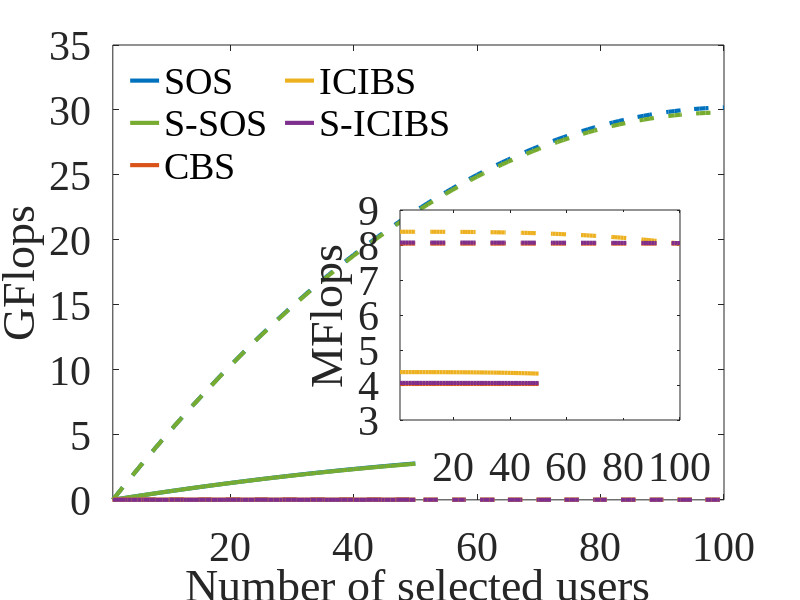
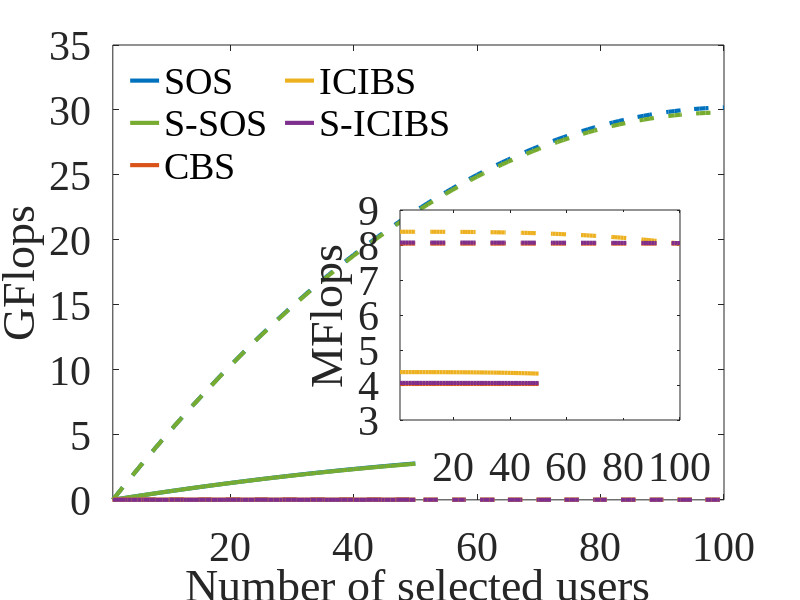
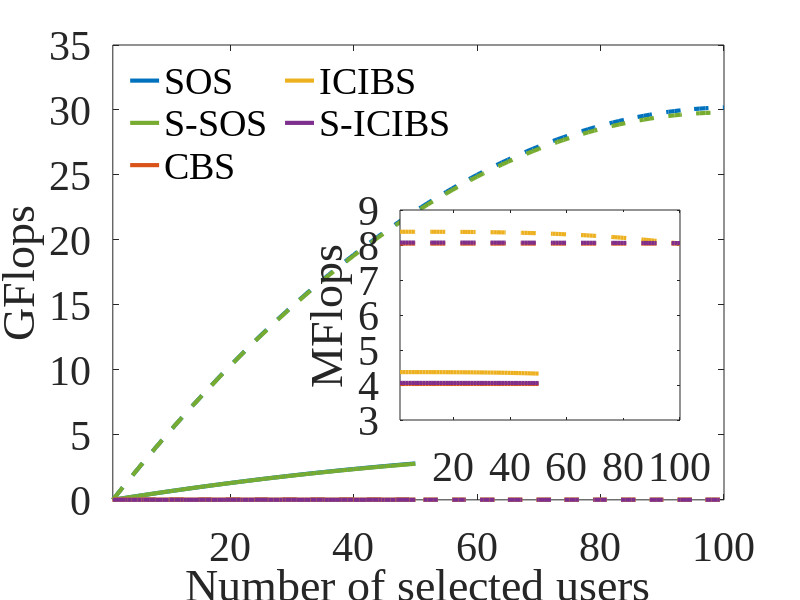

Write the MATLAB code that produced these figures, in order.
clear;
close all;
clc;

% Roots

root_save = 'C:\Users\RafaelChaves\Google Drive\UFRJ\PhD\Codes\user-scheduling-massive-mimo\Figures\Selection\Downlink\';

% SOS

A_sos = @(M,K,L) (M^3 + M^2 - M).*(L - 1).*(2*K - L) + (2*M - 1)*(K*L - L.*(L - 1))/2 + 2*M^2.*L.*(L - 1);
M_sos = @(M,K,L) 2*M^2.*(L - 1).*(2*M*K - M*L + L) + M*(2*K*L - L.*(L - 1));
D_sos = @(M,K,L) 2*M.*L;
S_sos = @(M,K,L) K*L - L.*(L - 1)/2;

% S-SOS

A_ssos = @(M,K,L) (M^3 + M^2 - M).*(L - 1).*(2*K - L) + (2*M - 1)*(K*L - L.*(L - 1))/2 + 4*M^2.*(L - 1);
M_ssos = @(M,K,L) 2*M^2.*(L - 1).*(2*M*K - M*L + 2) + M*(2*K*L - L.*(L - 1));
D_ssos = @(M,K,L) 2*M.*L;
S_ssos = @(M,K,L) K*L - L.*(L - 1)/2;

% CBS

A_cbs = @(M,K,L) (4*K^2*M + K*(K - 1)/2).*ones(1,length(L));
M_cbs = @(M,K,L) (4*K^2*M + K^2 - K).*ones(1,length(L));
D_cbs = @(M,K,L) 2*M.*K.*ones(1,length(L));
S_cbs = @(M,K,L) K*(K - 1)/2.*ones(1,length(L));

% ICIBS

A_icibs = @(M,K,L) 4*K^2*M + K*(K - 1)*(2*K + 5)/6 - L.*(L + 1).*(L - 1)/3;
M_icibs = @(M,K,L) (4*K^2*M + K^2 - K).*ones(1,length(L));
D_icibs = @(M,K,L) 2*M*K + K*(K + 1)/2 - L.*(L + 1)/2;
S_icibs = @(M,K,L) K*(K - 1)/2.*ones(1,length(L));

% Fast-ICIBS

A_sicibs = @(M,K,L) 4*K^2*M + K^2 - L.*(L + 1)/2;
M_sicibs = @(M,K,L) 4*K^2*M + K*(3*K - 1) - L.*(L + 1)/2;
D_sicibs = @(M,K,L) 2*M*K + K*(K + 1)/2 - L.*(L + 1)/2;
S_sicibs = @(M,K,L) K*(K - 1)/2.*ones(1,length(L));

M_1 = 50;
K_1 = 100;
L_1 = 1:50;

M_2 = 100;
K_2 = 100;
L_2 = 1:100;

flop_sos_1    = A_sos(M_1,K_1,L_1)    + M_sos(M_1,K_1,L_1)    + D_sos(M_1,K_1,L_1)    + S_sos(M_1,K_1,L_1);
flop_ssos_1   = A_ssos(M_1,K_1,L_1)   + M_ssos(M_1,K_1,L_1)   + D_ssos(M_1,K_1,L_1)   + S_ssos(M_1,K_1,L_1);
flop_cbs_1    = A_cbs(M_1,K_1,L_1)    + M_cbs(M_1,K_1,L_1)    + D_cbs(M_1,K_1,L_1)    + S_cbs(M_1,K_1,L_1);
flop_icibs_1  = A_icibs(M_1,K_1,L_1)  + M_icibs(M_1,K_1,L_1)  + D_icibs(M_1,K_1,L_1)  + S_icibs(M_1,K_1,L_1);
flop_sicibs_1 = A_sicibs(M_1,K_1,L_1) + M_sicibs(M_1,K_1,L_1) + D_sicibs(M_1,K_1,L_1) + S_sicibs(M_1,K_1,L_1);

flop_sos_2    = A_sos(M_2,K_2,L_2)    + M_sos(M_2,K_2,L_2)    + D_sos(M_2,K_2,L_2)    + S_sos(M_2,K_2,L_2);
flop_ssos_2   = A_ssos(M_2,K_2,L_2)   + M_ssos(M_2,K_2,L_2)   + D_ssos(M_2,K_2,L_2)   + S_ssos(M_2,K_2,L_2);
flop_cbs_2    = A_cbs(M_2,K_2,L_2)    + M_cbs(M_2,K_2,L_2)    + D_cbs(M_2,K_2,L_2)    + S_cbs(M_2,K_2,L_2);
flop_icibs_2  = A_icibs(M_2,K_2,L_2)  + M_icibs(M_2,K_2,L_2)  + D_icibs(M_2,K_2,L_2)  + S_icibs(M_2,K_2,L_2);
flop_sicibs_2 = A_sicibs(M_2,K_2,L_2) + M_sicibs(M_2,K_2,L_2) + D_sicibs(M_2,K_2,L_2) + S_sicibs(M_2,K_2,L_2);

% Ploting Figures

linewidth  = 3;
markersize = 10;
fontname   = 'Times New Roman';
fontsize   = 30;

marker    = {'o','s','^','v','x'};
linestyle = {'-','--',':'};

savefig = 1;
 
legend_algo = {'SOS','S-SOS','CBS','ICIBS','S-ICIBS'};

location_1 = 'northwest';
location_2 = 'northeast';
location_3 = 'southwest';
location_4 = 'southeast';

colours = [0.0000 0.4470 0.7410;
           0.8500 0.3250 0.0980;
           0.9290 0.6940 0.1250;
           0.4940 0.1840 0.5560;
           0.4660 0.6740 0.1880;
           0.3010 0.7450 0.9330;
           0.6350 0.0780 0.1840;
           0.0000 0.0000 0.0000];

figure;

set(gcf,'position',[0 0 800 600]);

plot(L_1,flop_sos_1*1e-9   ,'-' ,'color',colours(1,:),'linewidth',linewidth);
hold on;
plot(L_1,flop_ssos_1*1e-9  ,'-' ,'color',colours(5,:),'linewidth',linewidth);
plot(L_1,flop_cbs_1*1e-9   ,'-' ,'color',colours(2,:),'linewidth',linewidth);
plot(L_1,flop_icibs_1*1e-9 ,'-' ,'color',colours(3,:),'linewidth',linewidth);
plot(L_1,flop_sicibs_1*1e-9,'-' ,'color',colours(4,:),'linewidth',linewidth);
plot(L_2,flop_sos_2*1e-9   ,'--','color',colours(1,:),'linewidth',linewidth);
plot(L_2,flop_ssos_2*1e-9  ,'--','color',colours(5,:),'linewidth',linewidth);
plot(L_2,flop_cbs_2*1e-9   ,'--','color',colours(2,:),'linewidth',linewidth);
plot(L_2,flop_icibs_2*1e-9 ,'--','color',colours(3,:),'linewidth',linewidth);
plot(L_2,flop_sicibs_2*1e-9,'--','color',colours(4,:),'linewidth',linewidth);

ylabel('GFlops','fontname',fontname,'fontsize',fontsize);
xlabel('Number of selected users','fontname',fontname,'fontsize',fontsize);

legend(legend_algo,'fontname',fontname,'fontsize',fontsize,'location',location_1,'numcolumns',2);
legend box off;

set(gca,'fontname',fontname,'fontsize',fontsize);

xlim([1 max(L_2)]);

axes('position',[.5 .3 .35 .35]);
box on;

plot(L_1,flop_cbs_1*1e-6   ,'-' ,'color',colours(2,:),'linewidth',linewidth);
hold on;
plot(L_1,flop_icibs_1*1e-6 ,'-' ,'color',colours(3,:),'linewidth',linewidth);
plot(L_1,flop_sicibs_1*1e-6,'-' ,'color',colours(4,:),'linewidth',linewidth);
plot(L_2,flop_cbs_2*1e-6   ,'--','color',colours(2,:),'linewidth',linewidth);
plot(L_2,flop_icibs_2*1e-6 ,'--','color',colours(3,:),'linewidth',linewidth);
plot(L_2,flop_sicibs_2*1e-6,'--','color',colours(4,:),'linewidth',linewidth);

ylabel('MFlops','fontname',fontname,'fontsize',fontsize);

set(gca,'fontname',fontname,'fontsize',fontsize);

xlim([1 max(L_2)]);
ylim([3 9]);

if savefig == 1
    saveas(gcf,[root_save 'computational_complexity'],'fig');
    saveas(gcf,[root_save 'computational_complexity'],'png');
    saveas(gcf,[root_save 'computational_complexity'],'epsc2');
end

% figure;
% 
% set(gcf,'position',[0 0 800 600]);
% 
% yyaxis left
% 
% plot(L_1,flop_sos_1*1e-9 ,'-' ,'linewidth',linewidth);
% hold on;
% plot(L_1,flop_ssos_1*1e-9,'--','linewidth',linewidth);
% 
% ylabel('GFlops Count','fontname',fontname,'fontsize',fontsize);
% 
% ylim([0 2]);
% 
% yyaxis right
% 
% plot(L_1,flop_cbs_1*1e-6   ,'-' ,'linewidth',linewidth);
% hold on;
% plot(L_1,flop_icibs_1*1e-6 ,'--','linewidth',linewidth);
% plot(L_1,flop_sicibs_1*1e-6,':' ,'linewidth',linewidth);
% 
% % ylabel('MFlops Count','fontname',fontname,'fontsize',fontsize);
% 
% ylim([2.2 2.5]);
% 
% xlabel('Number of selected users','fontname',fontname,'fontsize',fontsize);
% 
% legend(legend_algo,'fontname',fontname,'fontsize',fontsize,'location',location_1,'numcolumns',3);
% legend box off;
% 
% set(gca,'fontname',fontname,'fontsize',fontsize);
% 
% xlim([1 max(L_1)]);
% 
% if savefig == 1
%     saveas(gcf,[root_save 'computational_complexity_M_' num2str(M_1) '_K_' num2str(K_1)],'fig');
%     saveas(gcf,[root_save 'computational_complexity_M_' num2str(M_1) '_K_' num2str(K_1)],'png');
%     saveas(gcf,[root_save 'computational_complexity_M_' num2str(M_1) '_K_' num2str(K_1)],'epsc2');
% end
% 
% figure;
% 
% set(gcf,'position',[0 0 800 600]);
% 
% yyaxis left
% 
% plot(L_2,flop_sos_2*1e-9 ,'-' ,'linewidth',linewidth);
% hold on;
% plot(L_2,flop_ssos_2*1e-9,'--','linewidth',linewidth);
% 
% % ylabel('GFlops Count','fontname',fontname,'fontsize',fontsize);
% 
% ylim([0 60]);
% 
% yyaxis right
% 
% plot(L_2,flop_cbs_2*1e-6   ,'-' ,'linewidth',linewidth);
% hold on;
% plot(L_2,flop_icibs_2*1e-6 ,'--','linewidth',linewidth);
% plot(L_2,flop_sicibs_2*1e-6,':' ,'linewidth',linewidth);
% 
% ylabel('MFlops Count','fontname',fontname,'fontsize',fontsize);
% 
% ylim([18 20]);
% 
% xlabel('Number of selected users','fontname',fontname,'fontsize',fontsize);
% 
% % legend(legend_algo,'fontname',fontname,'fontsize',fontsize,'location',location_1,'numcolumns',3);
% % legend box off;
% 
% set(gca,'fontname',fontname,'fontsize',fontsize);
% 
% xlim([1 max(L_2)]);
% 
% if savefig == 1
%     saveas(gcf,[root_save 'computational_complexity_M_' num2str(M_2) '_K_' num2str(K_2)],'fig');
%     saveas(gcf,[root_save 'computational_complexity_M_' num2str(M_2) '_K_' num2str(K_2)],'png');
%     saveas(gcf,[root_save 'computational_complexity_M_' num2str(M_2) '_K_' num2str(K_2)],'epsc2');
% end